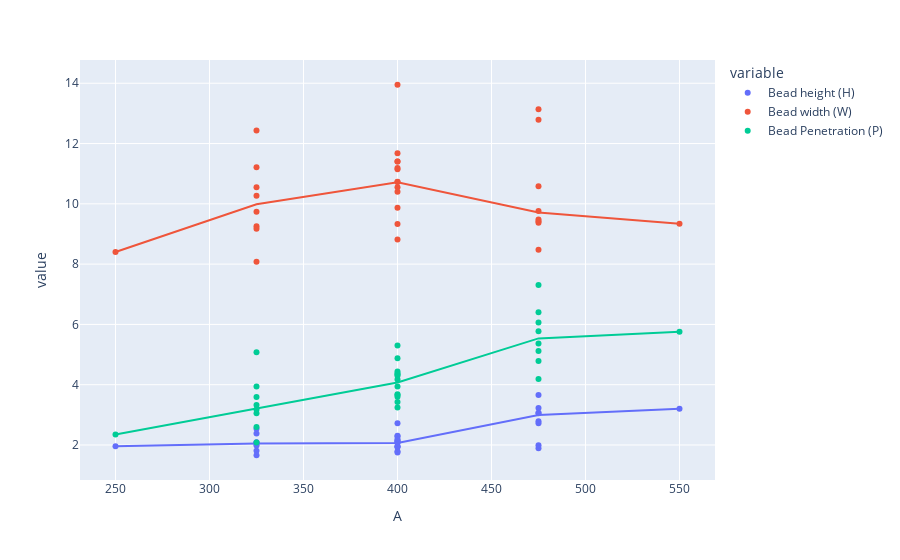

The notebook cell saved with this chart:
### Code cell
fig = px.scatter(data, x="A", y=["Bead height (H)", "Bead width (W)", "Bead Penetration (P)"], trendline="lowess")
fig.show()

### Figure 1 — Plotly figure (JSON) as saved in the notebook; plotly's stock layout.template omitted (floating-point values rounded to 4 significant figures)
{"data": [{"hovertemplate": "variable=Bead height (H)<br>A=%{x}<br>value=%{y}<extra></extra>", "legendgroup": "Bead height (H)", "marker": {"color": "#636efa", "symbol": "circle"}, "mode": "markers", "name": "Bead height (H)", "orientation": "v", "showlegend": true, "type": "scatter", "x": [325, 325, 475, 475, 325, 325, 475, 475, 325, 325, 475, 475, 325, 325, 475, 475, 400, 400, 250, 550, 400, 400, 400, 400, 400, 400, 400, 400, 400, 400, 400], "xaxis": "x", "y": [2.38, 2.54, 3.07, 2.79, 2.03, 1.98, 1.89, 1.99, 1.81, 1.66, 3.23, 2.72, 2.09, 2.08, 3.66, 3.05, 2.72, 2.13, 1.96, 3.2, 2.31, 2.1, 1.96, 2.07, 2.29, 2.14, 1.79, 2.2, 1.93, 1.75, 1.94], "yaxis": "y"}, {"hovertemplate": "<b>LOWESS trendline</b><br><br>variable=Bead height (H)<br>A=%{x}<br>value=%{y} <b>(trend)</b><extra></extra>", "legendgroup": "Bead height (H)", "marker": {"color": "#636efa", "symbol": "circle"}, "mode": "lines", "name": "Bead height (H)", "showlegend": false, "type": "scatter", "x": [250, 325, 325, 325, 325, 325, 325, 325, 325, 400, 400, 400, 400, 400, 400, 400, 400, 400, 400, 400, 400, 400, 475, 475, 475, 475, 475, 475, 475, 475, 550], "xaxis": "x", "y": [1.96, 2.05, 2.05, 2.05, 2.05, 2.05, 2.05, 2.05, 2.05, 2.068, 2.068, 2.068, 2.068, 2.068, 2.068, 2.068, 2.068, 2.068, 2.068, 2.068, 2.068, 2.068, 2.995, 2.995, 2.995, 2.995, 2.995, 2.995, 2.995, 2.995, 3.2], "yaxis": "y"}, {"hovertemplate": "variable=Bead width (W)<br>A=%{x}<br>value=%{y}<extra></extra>", "legendgroup": "Bead width (W)", "marker": {"color": "#EF553B", "symbol": "circle"}, "mode": "markers", "name": "Bead width (W)", "orientation": "v", "showlegend": true, "type": "scatter", "x": [325, 325, 475, 475, 325, 325, 475, 475, 325, 325, 475, 475, 325, 325, 475, 475, 400, 400, 250, 550, 400, 400, 400, 400, 400, 400, 400, 400, 400, 400, 400], "xaxis": "x", "y": [10.55, 12.43, 9.76, 13.14, 10.27, 9.26, 9.37, 9.42, 9.17, 11.21, 9.48, 12.79, 8.08, 9.74, 8.48, 10.58, 8.82, 11.4, 8.4, 9.34, 13.95, 9.33, 10.4, 9.87, 10.55, 11.15, 10.73, 11.68, 11.4, 11.19, 10.72], "yaxis": "y"}, {"hovertemplate": "<b>LOWESS trendline</b><br><br>variable=Bead width (W)<br>A=%{x}<br>value=%{y} <b>(trend)</b><extra></extra>", "legendgroup": "Bead width (W)", "marker": {"color": "#EF553B", "symbol": "circle"}, "mode": "lines", "name": "Bead width (W)", "showlegend": false, "type": "scatter", "x": [250, 325, 325, 325, 325, 325, 325, 325, 325, 400, 400, 400, 400, 400, 400, 400, 400, 400, 400, 400, 400, 400, 475, 475, 475, 475, 475, 475, 475, 475, 550], "xaxis": "x", "y": [8.4, 9.988, 9.988, 9.988, 9.988, 9.988, 9.988, 9.988, 9.988, 10.72, 10.72, 10.72, 10.72, 10.72, 10.72, 10.72, 10.72, 10.72, 10.72, 10.72, 10.72, 10.72, 9.713, 9.713, 9.713, 9.713, 9.713, 9.713, 9.713, 9.713, 9.34], "yaxis": "y"}, {"hovertemplate": "variable=Bead Penetration (P)<br>A=%{x}<br>value=%{y}<extra></extra>", "legendgroup": "Bead Penetration (P)", "marker": {"color": "#00cc96", "symbol": "circle"}, "mode": "markers", "name": "Bead Penetration (P)", "orientation": "v", "showlegend": true, "type": "scatter", "x": [325, 325, 475, 475, 325, 325, 475, 475, 325, 325, 475, 475, 325, 325, 475, 475, 400, 400, 250, 550, 400, 400, 400, 400, 400, 400, 400, 400, 400, 400, 400], "xaxis": "x", "y": [3.94, 5.08, 5.12, 6.4, 3.05, 3.59, 4.79, 5.37, 3.33, 3.18, 7.31, 5.77, 2.6, 2.08, 6.06, 4.19, 4.44, 5.3, 2.35, 5.76, 4.88, 3.24, 4.34, 3.43, 3.6, 3.66, 4.37, 4.17, 3.94, 4.3, 3.68], "yaxis": "y"}, {"hovertemplate": "<b>LOWESS trendline</b><br><br>variable=Bead Penetration (P)<br>A=%{x}<br>value=%{y} <b>(trend)</b><extra></extra>", "legendgroup": "Bead Penetration (P)", "marker": {"color": "#00cc96", "symbol": "circle"}, "mode": "lines", "name": "Bead Penetration (P)", "showlegend": false, "type": "scatter", "x": [250, 325, 325, 325, 325, 325, 325, 325, 325, 400, 400, 400, 400, 400, 400, 400, 400, 400, 400, 400, 400, 400, 475, 475, 475, 475, 475, 475, 475, 475, 550], "xaxis": "x", "y": [2.35, 3.221, 3.221, 3.221, 3.221, 3.221, 3.221, 3.221, 3.221, 4.076, 4.076, 4.076, 4.076, 4.076, 4.076, 4.076, 4.076, 4.076, 4.076, 4.076, 4.076, 4.076, 5.536, 5.536, 5.536, 5.536, 5.536, 5.536, 5.536, 5.536, 5.76], "yaxis": "y"}], "layout": {"legend": {"title": {"text": "variable"}, "tracegroupgap": 0}, "margin": {"t": 60}, "xaxis": {"anchor": "y", "domain": [0, 1], "title": {"text": "A"}}, "yaxis": {"anchor": "x", "domain": [0, 1], "title": {"text": "value"}}}}
